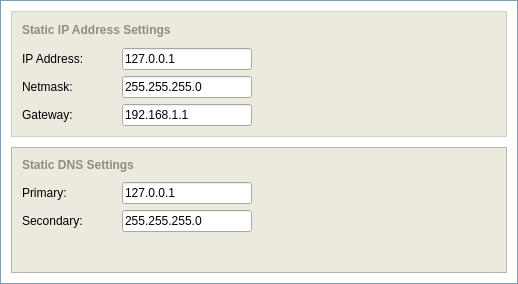
<ui version="4.0" >
 <class>Form</class>
 <widget class="QWidget" name="Form" >
  <property name="geometry" >
   <rect>
    <x>0</x>
    <y>0</y>
    <width>518</width>
    <height>284</height>
   </rect>
  </property>
  <property name="sizePolicy" >
   <sizepolicy vsizetype="Fixed" hsizetype="Fixed" >
    <horstretch>0</horstretch>
    <verstretch>0</verstretch>
   </sizepolicy>
  </property>
  <property name="minimumSize" >
   <size>
    <width>518</width>
    <height>284</height>
   </size>
  </property>
  <property name="maximumSize" >
   <size>
    <width>496</width>
    <height>262</height>
   </size>
  </property>
  <property name="windowTitle" >
   <string>Form</string>
  </property>
  <layout class="QVBoxLayout" >
   <property name="spacing" >
    <number>0</number>
   </property>
   <property name="leftMargin" >
    <number>0</number>
   </property>
   <property name="topMargin" >
    <number>0</number>
   </property>
   <property name="rightMargin" >
    <number>0</number>
   </property>
   <property name="bottomMargin" >
    <number>0</number>
   </property>
   <item>
    <widget class="QFrame" name="frameOuterCosmetic" >
     <property name="sizePolicy" >
      <sizepolicy vsizetype="Fixed" hsizetype="Preferred" >
       <horstretch>0</horstretch>
       <verstretch>0</verstretch>
      </sizepolicy>
     </property>
     <property name="minimumSize" >
      <size>
       <width>16</width>
       <height>284</height>
      </size>
     </property>
     <property name="palette" >
      <palette>
       <active>
        <colorrole role="WindowText" >
         <brush brushstyle="SolidPattern" >
          <color alpha="255" >
           <red>127</red>
           <green>157</green>
           <blue>185</blue>
          </color>
         </brush>
        </colorrole>
        <colorrole role="Base" >
         <brush brushstyle="SolidPattern" >
          <color alpha="255" >
           <red>255</red>
           <green>255</green>
           <blue>255</blue>
          </color>
         </brush>
        </colorrole>
        <colorrole role="Window" >
         <brush brushstyle="SolidPattern" >
          <color alpha="255" >
           <red>255</red>
           <green>255</green>
           <blue>255</blue>
          </color>
         </brush>
        </colorrole>
       </active>
       <inactive>
        <colorrole role="WindowText" >
         <brush brushstyle="SolidPattern" >
          <color alpha="255" >
           <red>127</red>
           <green>157</green>
           <blue>185</blue>
          </color>
         </brush>
        </colorrole>
        <colorrole role="Base" >
         <brush brushstyle="SolidPattern" >
          <color alpha="255" >
           <red>255</red>
           <green>255</green>
           <blue>255</blue>
          </color>
         </brush>
        </colorrole>
        <colorrole role="Window" >
         <brush brushstyle="SolidPattern" >
          <color alpha="255" >
           <red>255</red>
           <green>255</green>
           <blue>255</blue>
          </color>
         </brush>
        </colorrole>
       </inactive>
       <disabled>
        <colorrole role="WindowText" >
         <brush brushstyle="SolidPattern" >
          <color alpha="255" >
           <red>127</red>
           <green>127</green>
           <blue>127</blue>
          </color>
         </brush>
        </colorrole>
        <colorrole role="Base" >
         <brush brushstyle="SolidPattern" >
          <color alpha="255" >
           <red>255</red>
           <green>255</green>
           <blue>255</blue>
          </color>
         </brush>
        </colorrole>
        <colorrole role="Window" >
         <brush brushstyle="SolidPattern" >
          <color alpha="255" >
           <red>255</red>
           <green>255</green>
           <blue>255</blue>
          </color>
         </brush>
        </colorrole>
       </disabled>
      </palette>
     </property>
     <property name="autoFillBackground" >
      <bool>true</bool>
     </property>
     <property name="frameShape" >
      <enum>QFrame::Box</enum>
     </property>
     <property name="frameShadow" >
      <enum>QFrame::Plain</enum>
     </property>
     <layout class="QVBoxLayout" >
      <property name="spacing" >
       <number>10</number>
      </property>
      <property name="leftMargin" >
       <number>10</number>
      </property>
      <property name="topMargin" >
       <number>10</number>
      </property>
      <property name="rightMargin" >
       <number>10</number>
      </property>
      <property name="bottomMargin" >
       <number>10</number>
      </property>
      <item>
       <widget class="QFrame" name="brownFrame" >
        <property name="sizePolicy" >
         <sizepolicy vsizetype="Fixed" hsizetype="Preferred" >
          <horstretch>0</horstretch>
          <verstretch>0</verstretch>
         </sizepolicy>
        </property>
        <property name="minimumSize" >
         <size>
          <width>16</width>
          <height>126</height>
         </size>
        </property>
        <property name="maximumSize" >
         <size>
          <width>16777215</width>
          <height>126</height>
         </size>
        </property>
        <property name="palette" >
         <palette>
          <active>
           <colorrole role="WindowText" >
            <brush brushstyle="SolidPattern" >
             <color alpha="255" >
              <red>208</red>
              <green>208</green>
              <blue>191</blue>
             </color>
            </brush>
           </colorrole>
           <colorrole role="Base" >
            <brush brushstyle="SolidPattern" >
             <color alpha="255" >
              <red>255</red>
              <green>255</green>
              <blue>255</blue>
             </color>
            </brush>
           </colorrole>
           <colorrole role="Window" >
            <brush brushstyle="SolidPattern" >
             <color alpha="255" >
              <red>236</red>
              <green>234</green>
              <blue>223</blue>
             </color>
            </brush>
           </colorrole>
          </active>
          <inactive>
           <colorrole role="WindowText" >
            <brush brushstyle="SolidPattern" >
             <color alpha="255" >
              <red>208</red>
              <green>208</green>
              <blue>191</blue>
             </color>
            </brush>
           </colorrole>
           <colorrole role="Base" >
            <brush brushstyle="SolidPattern" >
             <color alpha="255" >
              <red>255</red>
              <green>255</green>
              <blue>255</blue>
             </color>
            </brush>
           </colorrole>
           <colorrole role="Window" >
            <brush brushstyle="SolidPattern" >
             <color alpha="255" >
              <red>236</red>
              <green>234</green>
              <blue>223</blue>
             </color>
            </brush>
           </colorrole>
          </inactive>
          <disabled>
           <colorrole role="WindowText" >
            <brush brushstyle="SolidPattern" >
             <color alpha="255" >
              <red>127</red>
              <green>127</green>
              <blue>127</blue>
             </color>
            </brush>
           </colorrole>
           <colorrole role="Base" >
            <brush brushstyle="SolidPattern" >
             <color alpha="255" >
              <red>236</red>
              <green>234</green>
              <blue>223</blue>
             </color>
            </brush>
           </colorrole>
           <colorrole role="Window" >
            <brush brushstyle="SolidPattern" >
             <color alpha="255" >
              <red>236</red>
              <green>234</green>
              <blue>223</blue>
             </color>
            </brush>
           </colorrole>
          </disabled>
         </palette>
        </property>
        <property name="autoFillBackground" >
         <bool>true</bool>
        </property>
        <property name="frameShape" >
         <enum>QFrame::Box</enum>
        </property>
        <property name="frameShadow" >
         <enum>QFrame::Plain</enum>
        </property>
        <layout class="QVBoxLayout" >
         <property name="spacing" >
          <number>10</number>
         </property>
         <property name="leftMargin" >
          <number>10</number>
         </property>
         <property name="topMargin" >
          <number>10</number>
         </property>
         <property name="rightMargin" >
          <number>10</number>
         </property>
         <property name="bottomMargin" >
          <number>10</number>
         </property>
         <item>
          <widget class="QLabel" name="headerStaticIP" >
           <property name="palette" >
            <palette>
             <active>
              <colorrole role="WindowText" >
               <brush brushstyle="SolidPattern" >
                <color alpha="255" >
                 <red>144</red>
                 <green>141</green>
                 <blue>124</blue>
                </color>
               </brush>
              </colorrole>
             </active>
             <inactive>
              <colorrole role="WindowText" >
               <brush brushstyle="SolidPattern" >
                <color alpha="255" >
                 <red>144</red>
                 <green>141</green>
                 <blue>124</blue>
                </color>
               </brush>
              </colorrole>
             </inactive>
             <disabled>
              <colorrole role="WindowText" >
               <brush brushstyle="SolidPattern" >
                <color alpha="255" >
                 <red>119</red>
                 <green>119</green>
                 <blue>119</blue>
                </color>
               </brush>
              </colorrole>
             </disabled>
            </palette>
           </property>
           <property name="font" >
            <font>
             <family>Arial</family>
             <pointsize>9</pointsize>
             <weight>75</weight>
             <bold>true</bold>
            </font>
           </property>
           <property name="text" >
            <string>Static IP Address Settings</string>
           </property>
           <property name="margin" >
            <number>0</number>
           </property>
           <property name="indent" >
            <number>0</number>
           </property>
          </widget>
         </item>
         <item>
          <widget class="QFrame" name="frame_3" >
           <property name="frameShape" >
            <enum>QFrame::NoFrame</enum>
           </property>
           <property name="frameShadow" >
            <enum>QFrame::Raised</enum>
           </property>
           <layout class="QHBoxLayout" >
            <property name="spacing" >
             <number>0</number>
            </property>
            <property name="leftMargin" >
             <number>0</number>
            </property>
            <property name="topMargin" >
             <number>0</number>
            </property>
            <property name="rightMargin" >
             <number>0</number>
            </property>
            <property name="bottomMargin" >
             <number>0</number>
            </property>
            <item>
             <widget class="QFrame" name="frame_5" >
              <property name="sizePolicy" >
               <sizepolicy vsizetype="Preferred" hsizetype="Fixed" >
                <horstretch>0</horstretch>
                <verstretch>0</verstretch>
               </sizepolicy>
              </property>
              <property name="minimumSize" >
               <size>
                <width>230</width>
                <height>16</height>
               </size>
              </property>
              <property name="maximumSize" >
               <size>
                <width>230</width>
                <height>16777215</height>
               </size>
              </property>
              <property name="frameShape" >
               <enum>QFrame::NoFrame</enum>
              </property>
              <property name="frameShadow" >
               <enum>QFrame::Raised</enum>
              </property>
              <layout class="QVBoxLayout" >
               <property name="spacing" >
                <number>6</number>
               </property>
               <property name="leftMargin" >
                <number>0</number>
               </property>
               <property name="topMargin" >
                <number>0</number>
               </property>
               <property name="rightMargin" >
                <number>0</number>
               </property>
               <property name="bottomMargin" >
                <number>0</number>
               </property>
               <item>
                <widget class="QFrame" name="frame_6" >
                 <property name="sizePolicy" >
                  <sizepolicy vsizetype="Fixed" hsizetype="Preferred" >
                   <horstretch>0</horstretch>
                   <verstretch>0</verstretch>
                  </sizepolicy>
                 </property>
                 <property name="frameShape" >
                  <enum>QFrame::NoFrame</enum>
                 </property>
                 <property name="frameShadow" >
                  <enum>QFrame::Raised</enum>
                 </property>
                 <layout class="QHBoxLayout" >
                  <property name="spacing" >
                   <number>0</number>
                  </property>
                  <property name="leftMargin" >
                   <number>0</number>
                  </property>
                  <property name="topMargin" >
                   <number>0</number>
                  </property>
                  <property name="rightMargin" >
                   <number>0</number>
                  </property>
                  <property name="bottomMargin" >
                   <number>0</number>
                  </property>
                  <item>
                   <widget class="QLabel" name="labelIPAddress" >
                    <property name="palette" >
                     <palette>
                      <active>
                       <colorrole role="WindowText" >
                        <brush brushstyle="SolidPattern" >
                         <color alpha="255" >
                          <red>0</red>
                          <green>0</green>
                          <blue>0</blue>
                         </color>
                        </brush>
                       </colorrole>
                      </active>
                      <inactive>
                       <colorrole role="WindowText" >
                        <brush brushstyle="SolidPattern" >
                         <color alpha="255" >
                          <red>0</red>
                          <green>0</green>
                          <blue>0</blue>
                         </color>
                        </brush>
                       </colorrole>
                      </inactive>
                      <disabled>
                       <colorrole role="WindowText" >
                        <brush brushstyle="SolidPattern" >
                         <color alpha="255" >
                          <red>127</red>
                          <green>127</green>
                          <blue>127</blue>
                         </color>
                        </brush>
                       </colorrole>
                      </disabled>
                     </palette>
                    </property>
                    <property name="font" >
                     <font>
                      <family>Arial</family>
                      <pointsize>9</pointsize>
                     </font>
                    </property>
                    <property name="text" >
                     <string>IP Address:</string>
                    </property>
                   </widget>
                  </item>
                  <item>
                   <spacer>
                    <property name="orientation" >
                     <enum>Qt::Horizontal</enum>
                    </property>
                    <property name="sizeHint" >
                     <size>
                      <width>40</width>
                      <height>20</height>
                     </size>
                    </property>
                   </spacer>
                  </item>
                  <item>
                   <widget class="QLineEdit" name="lineEdit" >
                    <property name="minimumSize" >
                     <size>
                      <width>130</width>
                      <height>0</height>
                     </size>
                    </property>
                    <property name="maximumSize" >
                     <size>
                      <width>130</width>
                      <height>16777215</height>
                     </size>
                    </property>
                    <property name="font" >
                     <font>
                      <family>Arial</family>
                      <pointsize>9</pointsize>
                     </font>
                    </property>
                    <property name="text" >
                     <string>127.0.0.1</string>
                    </property>
                   </widget>
                  </item>
                 </layout>
                </widget>
               </item>
               <item>
                <widget class="QFrame" name="frame_7" >
                 <property name="sizePolicy" >
                  <sizepolicy vsizetype="Fixed" hsizetype="Preferred" >
                   <horstretch>0</horstretch>
                   <verstretch>0</verstretch>
                  </sizepolicy>
                 </property>
                 <property name="frameShape" >
                  <enum>QFrame::NoFrame</enum>
                 </property>
                 <property name="frameShadow" >
                  <enum>QFrame::Raised</enum>
                 </property>
                 <layout class="QHBoxLayout" >
                  <property name="spacing" >
                   <number>0</number>
                  </property>
                  <property name="leftMargin" >
                   <number>0</number>
                  </property>
                  <property name="topMargin" >
                   <number>0</number>
                  </property>
                  <property name="rightMargin" >
                   <number>0</number>
                  </property>
                  <property name="bottomMargin" >
                   <number>0</number>
                  </property>
                  <item>
                   <widget class="QLabel" name="labelNetMask" >
                    <property name="palette" >
                     <palette>
                      <active>
                       <colorrole role="WindowText" >
                        <brush brushstyle="SolidPattern" >
                         <color alpha="255" >
                          <red>0</red>
                          <green>0</green>
                          <blue>0</blue>
                         </color>
                        </brush>
                       </colorrole>
                      </active>
                      <inactive>
                       <colorrole role="WindowText" >
                        <brush brushstyle="SolidPattern" >
                         <color alpha="255" >
                          <red>0</red>
                          <green>0</green>
                          <blue>0</blue>
                         </color>
                        </brush>
                       </colorrole>
                      </inactive>
                      <disabled>
                       <colorrole role="WindowText" >
                        <brush brushstyle="SolidPattern" >
                         <color alpha="255" >
                          <red>127</red>
                          <green>127</green>
                          <blue>127</blue>
                         </color>
                        </brush>
                       </colorrole>
                      </disabled>
                     </palette>
                    </property>
                    <property name="font" >
                     <font>
                      <family>Arial</family>
                      <pointsize>9</pointsize>
                     </font>
                    </property>
                    <property name="text" >
                     <string>Netmask:</string>
                    </property>
                   </widget>
                  </item>
                  <item>
                   <spacer>
                    <property name="orientation" >
                     <enum>Qt::Horizontal</enum>
                    </property>
                    <property name="sizeHint" >
                     <size>
                      <width>40</width>
                      <height>20</height>
                     </size>
                    </property>
                   </spacer>
                  </item>
                  <item>
                   <widget class="QLineEdit" name="lineEdit_2" >
                    <property name="minimumSize" >
                     <size>
                      <width>130</width>
                      <height>0</height>
                     </size>
                    </property>
                    <property name="maximumSize" >
                     <size>
                      <width>130</width>
                      <height>16777215</height>
                     </size>
                    </property>
                    <property name="font" >
                     <font>
                      <family>Arial</family>
                      <pointsize>9</pointsize>
                     </font>
                    </property>
                    <property name="text" >
                     <string>255.255.255.0</string>
                    </property>
                   </widget>
                  </item>
                 </layout>
                </widget>
               </item>
               <item>
                <widget class="QFrame" name="frame_8" >
                 <property name="sizePolicy" >
                  <sizepolicy vsizetype="Fixed" hsizetype="Preferred" >
                   <horstretch>0</horstretch>
                   <verstretch>0</verstretch>
                  </sizepolicy>
                 </property>
                 <property name="frameShape" >
                  <enum>QFrame::NoFrame</enum>
                 </property>
                 <property name="frameShadow" >
                  <enum>QFrame::Raised</enum>
                 </property>
                 <layout class="QHBoxLayout" >
                  <property name="spacing" >
                   <number>0</number>
                  </property>
                  <property name="leftMargin" >
                   <number>0</number>
                  </property>
                  <property name="topMargin" >
                   <number>0</number>
                  </property>
                  <property name="rightMargin" >
                   <number>0</number>
                  </property>
                  <property name="bottomMargin" >
                   <number>0</number>
                  </property>
                  <item>
                   <widget class="QLabel" name="labelGateway" >
                    <property name="palette" >
                     <palette>
                      <active>
                       <colorrole role="WindowText" >
                        <brush brushstyle="SolidPattern" >
                         <color alpha="255" >
                          <red>0</red>
                          <green>0</green>
                          <blue>0</blue>
                         </color>
                        </brush>
                       </colorrole>
                      </active>
                      <inactive>
                       <colorrole role="WindowText" >
                        <brush brushstyle="SolidPattern" >
                         <color alpha="255" >
                          <red>0</red>
                          <green>0</green>
                          <blue>0</blue>
                         </color>
                        </brush>
                       </colorrole>
                      </inactive>
                      <disabled>
                       <colorrole role="WindowText" >
                        <brush brushstyle="SolidPattern" >
                         <color alpha="255" >
                          <red>127</red>
                          <green>127</green>
                          <blue>127</blue>
                         </color>
                        </brush>
                       </colorrole>
                      </disabled>
                     </palette>
                    </property>
                    <property name="font" >
                     <font>
                      <family>Arial</family>
                      <pointsize>9</pointsize>
                     </font>
                    </property>
                    <property name="text" >
                     <string>Gateway:</string>
                    </property>
                   </widget>
                  </item>
                  <item>
                   <spacer>
                    <property name="orientation" >
                     <enum>Qt::Horizontal</enum>
                    </property>
                    <property name="sizeHint" >
                     <size>
                      <width>40</width>
                      <height>20</height>
                     </size>
                    </property>
                   </spacer>
                  </item>
                  <item>
                   <widget class="QLineEdit" name="lineEdit_3" >
                    <property name="minimumSize" >
                     <size>
                      <width>130</width>
                      <height>0</height>
                     </size>
                    </property>
                    <property name="maximumSize" >
                     <size>
                      <width>130</width>
                      <height>16777215</height>
                     </size>
                    </property>
                    <property name="font" >
                     <font>
                      <family>Arial</family>
                      <pointsize>9</pointsize>
                     </font>
                    </property>
                    <property name="text" >
                     <string>192.168.1.1</string>
                    </property>
                   </widget>
                  </item>
                 </layout>
                </widget>
               </item>
              </layout>
             </widget>
            </item>
            <item>
             <spacer>
              <property name="orientation" >
               <enum>Qt::Horizontal</enum>
              </property>
              <property name="sizeHint" >
               <size>
                <width>40</width>
                <height>20</height>
               </size>
              </property>
             </spacer>
            </item>
           </layout>
          </widget>
         </item>
        </layout>
       </widget>
      </item>
      <item>
       <widget class="QFrame" name="frame_4" >
        <property name="sizePolicy" >
         <sizepolicy vsizetype="Fixed" hsizetype="Preferred" >
          <horstretch>0</horstretch>
          <verstretch>0</verstretch>
         </sizepolicy>
        </property>
        <property name="minimumSize" >
         <size>
          <width>16</width>
          <height>126</height>
         </size>
        </property>
        <property name="maximumSize" >
         <size>
          <width>16777215</width>
          <height>126</height>
         </size>
        </property>
        <property name="palette" >
         <palette>
          <active>
           <colorrole role="WindowText" >
            <brush brushstyle="SolidPattern" >
             <color alpha="255" >
              <red>208</red>
              <green>208</green>
              <blue>191</blue>
             </color>
            </brush>
           </colorrole>
           <colorrole role="Base" >
            <brush brushstyle="SolidPattern" >
             <color alpha="255" >
              <red>255</red>
              <green>255</green>
              <blue>255</blue>
             </color>
            </brush>
           </colorrole>
           <colorrole role="Window" >
            <brush brushstyle="SolidPattern" >
             <color alpha="255" >
              <red>236</red>
              <green>234</green>
              <blue>223</blue>
             </color>
            </brush>
           </colorrole>
          </active>
          <inactive>
           <colorrole role="WindowText" >
            <brush brushstyle="SolidPattern" >
             <color alpha="255" >
              <red>208</red>
              <green>208</green>
              <blue>191</blue>
             </color>
            </brush>
           </colorrole>
           <colorrole role="Base" >
            <brush brushstyle="SolidPattern" >
             <color alpha="255" >
              <red>255</red>
              <green>255</green>
              <blue>255</blue>
             </color>
            </brush>
           </colorrole>
           <colorrole role="Window" >
            <brush brushstyle="SolidPattern" >
             <color alpha="255" >
              <red>236</red>
              <green>234</green>
              <blue>223</blue>
             </color>
            </brush>
           </colorrole>
          </inactive>
          <disabled>
           <colorrole role="WindowText" >
            <brush brushstyle="SolidPattern" >
             <color alpha="255" >
              <red>127</red>
              <green>127</green>
              <blue>127</blue>
             </color>
            </brush>
           </colorrole>
           <colorrole role="Base" >
            <brush brushstyle="SolidPattern" >
             <color alpha="255" >
              <red>236</red>
              <green>234</green>
              <blue>223</blue>
             </color>
            </brush>
           </colorrole>
           <colorrole role="Window" >
            <brush brushstyle="SolidPattern" >
             <color alpha="255" >
              <red>236</red>
              <green>234</green>
              <blue>223</blue>
             </color>
            </brush>
           </colorrole>
          </disabled>
         </palette>
        </property>
        <property name="autoFillBackground" >
         <bool>true</bool>
        </property>
        <property name="frameShape" >
         <enum>QFrame::StyledPanel</enum>
        </property>
        <property name="frameShadow" >
         <enum>QFrame::Raised</enum>
        </property>
        <layout class="QVBoxLayout" >
         <property name="spacing" >
          <number>10</number>
         </property>
         <property name="leftMargin" >
          <number>10</number>
         </property>
         <property name="topMargin" >
          <number>10</number>
         </property>
         <property name="rightMargin" >
          <number>10</number>
         </property>
         <property name="bottomMargin" >
          <number>10</number>
         </property>
         <item>
          <widget class="QLabel" name="headerStaticDNS" >
           <property name="palette" >
            <palette>
             <active>
              <colorrole role="WindowText" >
               <brush brushstyle="SolidPattern" >
                <color alpha="255" >
                 <red>144</red>
                 <green>141</green>
                 <blue>124</blue>
                </color>
               </brush>
              </colorrole>
             </active>
             <inactive>
              <colorrole role="WindowText" >
               <brush brushstyle="SolidPattern" >
                <color alpha="255" >
                 <red>144</red>
                 <green>141</green>
                 <blue>124</blue>
                </color>
               </brush>
              </colorrole>
             </inactive>
             <disabled>
              <colorrole role="WindowText" >
               <brush brushstyle="SolidPattern" >
                <color alpha="255" >
                 <red>119</red>
                 <green>119</green>
                 <blue>119</blue>
                </color>
               </brush>
              </colorrole>
             </disabled>
            </palette>
           </property>
           <property name="font" >
            <font>
             <family>Arial</family>
             <pointsize>9</pointsize>
             <weight>75</weight>
             <bold>true</bold>
            </font>
           </property>
           <property name="text" >
            <string>Static DNS Settings</string>
           </property>
           <property name="margin" >
            <number>0</number>
           </property>
           <property name="indent" >
            <number>0</number>
           </property>
          </widget>
         </item>
         <item>
          <widget class="QFrame" name="frame_9" >
           <property name="frameShape" >
            <enum>QFrame::NoFrame</enum>
           </property>
           <property name="frameShadow" >
            <enum>QFrame::Raised</enum>
           </property>
           <layout class="QHBoxLayout" >
            <property name="spacing" >
             <number>0</number>
            </property>
            <property name="leftMargin" >
             <number>0</number>
            </property>
            <property name="topMargin" >
             <number>0</number>
            </property>
            <property name="rightMargin" >
             <number>0</number>
            </property>
            <property name="bottomMargin" >
             <number>0</number>
            </property>
            <item>
             <widget class="QFrame" name="frame_10" >
              <property name="sizePolicy" >
               <sizepolicy vsizetype="Preferred" hsizetype="Fixed" >
                <horstretch>0</horstretch>
                <verstretch>0</verstretch>
               </sizepolicy>
              </property>
              <property name="minimumSize" >
               <size>
                <width>230</width>
                <height>16</height>
               </size>
              </property>
              <property name="maximumSize" >
               <size>
                <width>230</width>
                <height>16777215</height>
               </size>
              </property>
              <property name="frameShape" >
               <enum>QFrame::NoFrame</enum>
              </property>
              <property name="frameShadow" >
               <enum>QFrame::Raised</enum>
              </property>
              <layout class="QVBoxLayout" >
               <property name="spacing" >
                <number>6</number>
               </property>
               <property name="leftMargin" >
                <number>0</number>
               </property>
               <property name="topMargin" >
                <number>0</number>
               </property>
               <property name="rightMargin" >
                <number>0</number>
               </property>
               <property name="bottomMargin" >
                <number>0</number>
               </property>
               <item>
                <widget class="QFrame" name="frame_11" >
                 <property name="sizePolicy" >
                  <sizepolicy vsizetype="Fixed" hsizetype="Preferred" >
                   <horstretch>0</horstretch>
                   <verstretch>0</verstretch>
                  </sizepolicy>
                 </property>
                 <property name="frameShape" >
                  <enum>QFrame::NoFrame</enum>
                 </property>
                 <property name="frameShadow" >
                  <enum>QFrame::Raised</enum>
                 </property>
                 <layout class="QHBoxLayout" >
                  <property name="spacing" >
                   <number>0</number>
                  </property>
                  <property name="leftMargin" >
                   <number>0</number>
                  </property>
                  <property name="topMargin" >
                   <number>0</number>
                  </property>
                  <property name="rightMargin" >
                   <number>0</number>
                  </property>
                  <property name="bottomMargin" >
                   <number>0</number>
                  </property>
                  <item>
                   <widget class="QLabel" name="labelPrimaryDNS" >
                    <property name="palette" >
                     <palette>
                      <active>
                       <colorrole role="WindowText" >
                        <brush brushstyle="SolidPattern" >
                         <color alpha="255" >
                          <red>0</red>
                          <green>0</green>
                          <blue>0</blue>
                         </color>
                        </brush>
                       </colorrole>
                      </active>
                      <inactive>
                       <colorrole role="WindowText" >
                        <brush brushstyle="SolidPattern" >
                         <color alpha="255" >
                          <red>0</red>
                          <green>0</green>
                          <blue>0</blue>
                         </color>
                        </brush>
                       </colorrole>
                      </inactive>
                      <disabled>
                       <colorrole role="WindowText" >
                        <brush brushstyle="SolidPattern" >
                         <color alpha="255" >
                          <red>127</red>
                          <green>127</green>
                          <blue>127</blue>
                         </color>
                        </brush>
                       </colorrole>
                      </disabled>
                     </palette>
                    </property>
                    <property name="font" >
                     <font>
                      <family>Arial</family>
                      <pointsize>9</pointsize>
                     </font>
                    </property>
                    <property name="text" >
                     <string>Primary:</string>
                    </property>
                   </widget>
                  </item>
                  <item>
                   <spacer>
                    <property name="orientation" >
                     <enum>Qt::Horizontal</enum>
                    </property>
                    <property name="sizeHint" >
                     <size>
                      <width>40</width>
                      <height>20</height>
                     </size>
                    </property>
                   </spacer>
                  </item>
                  <item>
                   <widget class="QLineEdit" name="lineEdit_4" >
                    <property name="minimumSize" >
                     <size>
                      <width>130</width>
                      <height>0</height>
                     </size>
                    </property>
                    <property name="maximumSize" >
                     <size>
                      <width>130</width>
                      <height>16777215</height>
                     </size>
                    </property>
                    <property name="font" >
                     <font>
                      <family>Arial</family>
                      <pointsize>9</pointsize>
                     </font>
                    </property>
                    <property name="text" >
                     <string>127.0.0.1</string>
                    </property>
                   </widget>
                  </item>
                 </layout>
                </widget>
               </item>
               <item>
                <widget class="QFrame" name="frame_12" >
                 <property name="sizePolicy" >
                  <sizepolicy vsizetype="Fixed" hsizetype="Preferred" >
                   <horstretch>0</horstretch>
                   <verstretch>0</verstretch>
                  </sizepolicy>
                 </property>
                 <property name="frameShape" >
                  <enum>QFrame::NoFrame</enum>
                 </property>
                 <property name="frameShadow" >
                  <enum>QFrame::Raised</enum>
                 </property>
                 <layout class="QHBoxLayout" >
                  <property name="spacing" >
                   <number>0</number>
                  </property>
                  <property name="leftMargin" >
                   <number>0</number>
                  </property>
                  <property name="topMargin" >
                   <number>0</number>
                  </property>
                  <property name="rightMargin" >
                   <number>0</number>
                  </property>
                  <property name="bottomMargin" >
                   <number>0</number>
                  </property>
                  <item>
                   <widget class="QLabel" name="labelSecondaryDNS" >
                    <property name="palette" >
                     <palette>
                      <active>
                       <colorrole role="WindowText" >
                        <brush brushstyle="SolidPattern" >
                         <color alpha="255" >
                          <red>0</red>
                          <green>0</green>
                          <blue>0</blue>
                         </color>
                        </brush>
                       </colorrole>
                      </active>
                      <inactive>
                       <colorrole role="WindowText" >
                        <brush brushstyle="SolidPattern" >
                         <color alpha="255" >
                          <red>0</red>
                          <green>0</green>
                          <blue>0</blue>
                         </color>
                        </brush>
                       </colorrole>
                      </inactive>
                      <disabled>
                       <colorrole role="WindowText" >
                        <brush brushstyle="SolidPattern" >
                         <color alpha="255" >
                          <red>127</red>
                          <green>127</green>
                          <blue>127</blue>
                         </color>
                        </brush>
                       </colorrole>
                      </disabled>
                     </palette>
                    </property>
                    <property name="font" >
                     <font>
                      <family>Arial</family>
                      <pointsize>9</pointsize>
                     </font>
                    </property>
                    <property name="text" >
                     <string>Secondary:</string>
                    </property>
                   </widget>
                  </item>
                  <item>
                   <spacer>
                    <property name="orientation" >
                     <enum>Qt::Horizontal</enum>
                    </property>
                    <property name="sizeHint" >
                     <size>
                      <width>40</width>
                      <height>20</height>
                     </size>
                    </property>
                   </spacer>
                  </item>
                  <item>
                   <widget class="QLineEdit" name="lineEdit_5" >
                    <property name="minimumSize" >
                     <size>
                      <width>130</width>
                      <height>0</height>
                     </size>
                    </property>
                    <property name="maximumSize" >
                     <size>
                      <width>130</width>
                      <height>16777215</height>
                     </size>
                    </property>
                    <property name="font" >
                     <font>
                      <family>Arial</family>
                      <pointsize>9</pointsize>
                     </font>
                    </property>
                    <property name="text" >
                     <string>255.255.255.0</string>
                    </property>
                   </widget>
                  </item>
                 </layout>
                </widget>
               </item>
               <item>
                <spacer>
                 <property name="orientation" >
                  <enum>Qt::Vertical</enum>
                 </property>
                 <property name="sizeHint" >
                  <size>
                   <width>20</width>
                   <height>0</height>
                  </size>
                 </property>
                </spacer>
               </item>
              </layout>
             </widget>
            </item>
            <item>
             <spacer>
              <property name="orientation" >
               <enum>Qt::Horizontal</enum>
              </property>
              <property name="sizeHint" >
               <size>
                <width>40</width>
                <height>20</height>
               </size>
              </property>
             </spacer>
            </item>
           </layout>
          </widget>
         </item>
        </layout>
       </widget>
      </item>
     </layout>
    </widget>
   </item>
  </layout>
 </widget>
 <resources/>
 <connections/>
</ui>
